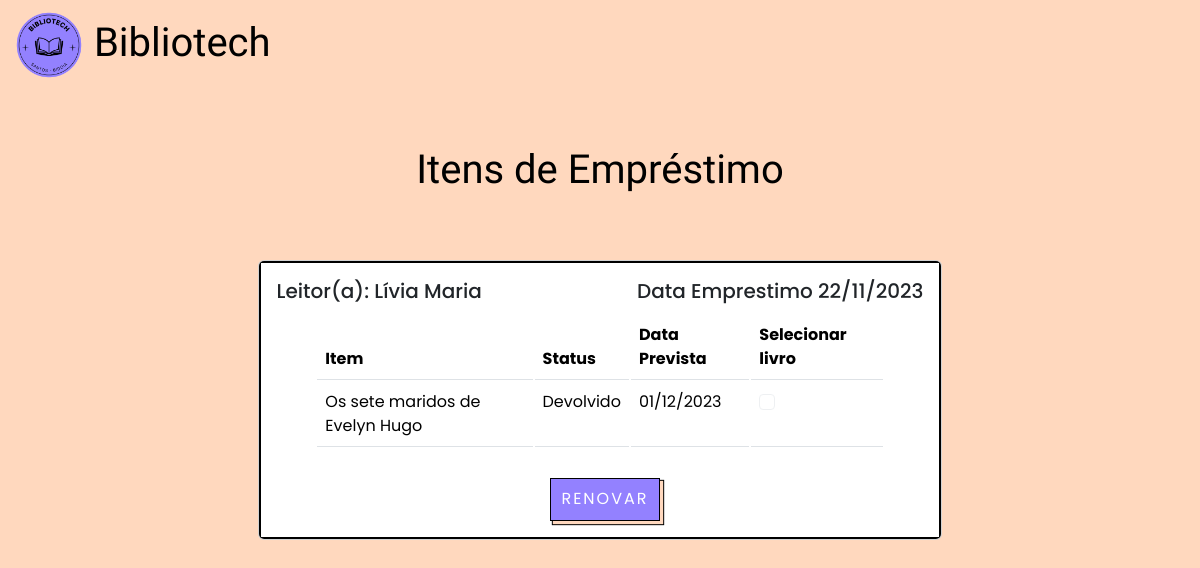
The page /itensLeitor.php?id=1 (signed in) on the database as committed earlier.
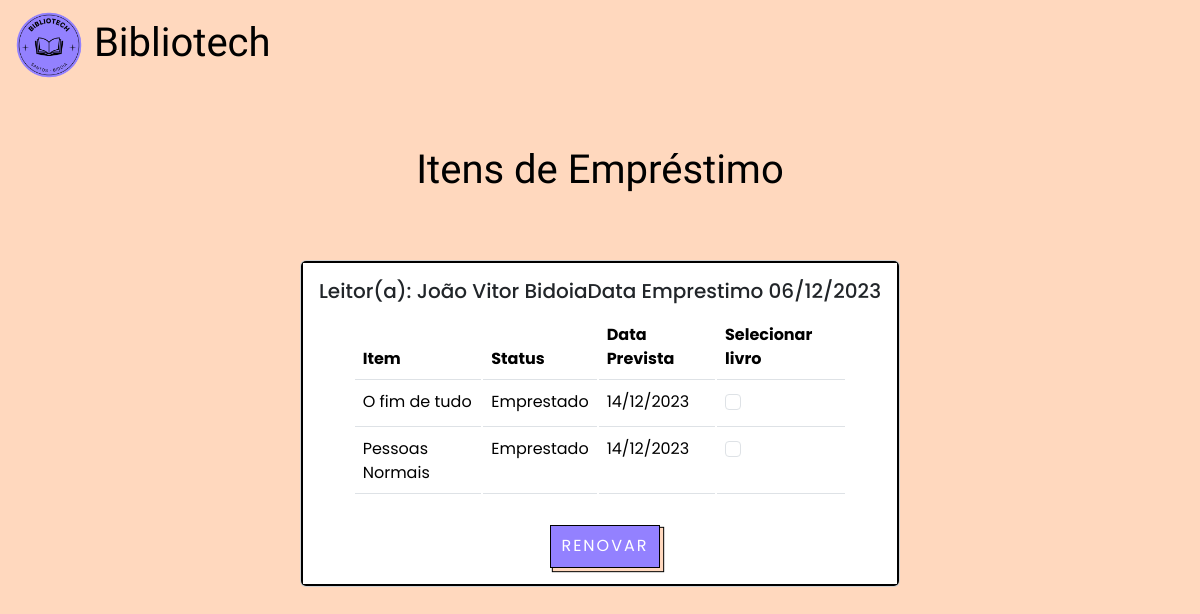
The same page on the database as committed later.
### tables this page shows
CREATE TABLE `leitor` (
  `id` int(11) NOT NULL,
  `status` varchar(45) NOT NULL,
  `nome` varchar(100) NOT NULL,
  `telefone` varchar(15) NOT NULL,
  `endereco` varchar(100) NOT NULL,
  `dn` date NOT NULL,
  `cpf` varchar(14) NOT NULL,
  `email` varchar(100) NOT NULL,
  `senha` varchar(255) NOT NULL,
  `nomeResp` varchar(100) DEFAULT NULL,
  `cpfResp` varchar(14) DEFAULT NULL,
  `telResp` varchar(45) DEFAULT NULL
);

CREATE TABLE `emprestimo` (
  `id` int(11) NOT NULL,
  `statusEmprestimo` varchar(100) DEFAULT NULL,
  `dataEmprestimo` datetime DEFAULT current_timestamp(),
  `dataPrevistaDevolucao` date DEFAULT NULL,
  `idLeitor` int(11) DEFAULT NULL,
  `valorMulta` double DEFAULT NULL
);

CREATE TABLE `livro` (
  `id` int(11) NOT NULL,
  `idEditora` int(11) DEFAULT NULL,
  `idGenero` int(11) DEFAULT NULL,
  `statusLivro` varchar(45) NOT NULL,
  `titulo` varchar(250) NOT NULL,
  `pag` varchar(45) DEFAULT NULL,
  `isbn` varchar(15) DEFAULT NULL,
  `edicao` varchar(45) NOT NULL,
  `arquivo` varchar(30) DEFAULT NULL
);

### itensLeitor.php (the view, shortened to what the changed rows need)
<?php
require_once("conexao.php");
$V_WHERE = "";
$idEmprestimo = $_GET['id'];
$sqlNome = "SELECT leitor.nome, leitor.id AS idLeitor FROM emprestimo
            INNER JOIN leitor ON emprestimo.idLeitor = leitor.id
            WHERE emprestimo.id = $idEmprestimo";
$sqlData = "SELECT dataEmprestimo FROM emprestimo
             WHERE id = ".$idEmprestimo;
$nomeLeitor = mysqli_query($conexao, $sqlNome);
$dataEmprestimo = mysqli_query($conexao, $sqlData);
$linhaLeitor = mysqli_fetch_assoc($nomeLeitor);
$sql = "SELECT distinct emprestimo.id as idEmprestimo, livro.titulo as titulo, statusItem, dataDevolvido, dataPrevDev as dataPrevista, livro.id as idLivro
        FROM itensDeEmprestimo
        INNER JOIN livro ON itensDeEmprestimo.idLivro = livro.id
        LEFT JOIN emprestimo ON itensDeEmprestimo.idEmprestimo = emprestimo.id
        WHERE idEmprestimo = $idEmprestimo".$V_WHERE;
$resultado = mysqli_query($conexao, $sql);
?>
<!DOCTYPE html>
<html lang="pt-br">
<head>
    <link rel="stylesheet" href="css/style.css">
    <link rel="stylesheet" href="css/cadastrar.css">
    <link rel="stylesheet" href="css/bootstrap.css">
    <link rel="stylesheet" href="css/acervo.css">
    <link rel="stylesheet" href="https://unicons.iconscout.com/release/v4.0.0/css/line.css">
</head>
<body style="background-color: #ffd8be">
    <section class="dashboardLeitor">
        <a href="principal.php" style="text-decoration: none">
            <h1 class="tituloLeitor text"> <img src="logobiblio.png" alt="logo" width="70px"> Bibliotech</h1><br>
        </a>
        <br>
        <h1 class="titulo text">Itens de Empréstimo</h1>
        <center>
            <form method="post">
                <br><br>
                    <div class="card cardlistar table-responsive" style="max-width: fit-content; margin: 0; padding: 0">
                        <div class="card-body cardlistar2">
                            <div class="table-responsive">
                                <table class="table">
                                    <thead>
                                        <tr>
                                            <div style="display: flex; justify-content: space-between;">
                                                <h5 style="margin-right: ">Leitor(a):
                                                    <?php
                                                    echo $linhaLeitor['nome']; ?>
                                                </h5>
                                                <h5>Data Emprestimo
                                                    <?php $linhaData = mysqli_fetch_assoc($dataEmprestimo);
                                                    $dataEmpres = date("d/m/Y", strtotime($linhaData['dataEmprestimo']));
                                                    echo $dataEmpres ?>
                                                </h5>
                                            </div>
                                        </tr>
                                        <tr>
                                            <td scope="col"><b>Item</b></td>
                                            <td scope="col"><b>Status</b></td>
                                            <td scope="col"><b>Data Prevista</b></td>
                                            <td scope="col"><b>Selecionar livro</b></td>
                                        </tr>
                                    </thead>
                                    <tbody>
                                        <?php while($linha = mysqli_fetch_array($resultado)) { ?>
                                            <tr>
                                                <td>
                                                    <?= $linha['titulo'] ?>
                                                </td>
                                                <td>
                                                    <?= $linha['statusItem'] ?>
                                                </td>
                                                <td>
                                                    <?= date("d/m/Y", strtotime($linha['dataPrevista'])) ?>
                                                </td>
                                                <td>
                                                    <?php
                                                    $checked = "";
                                                    if($linha['statusItem'] == 'Devolvido') {
                                                        $checked = 'disabled';
                                                    } ?>
                                                    <input class="form-check-input" type="checkbox" name="idLivro[]"
                                                        value=" <?= $linha['idLivro'] ?>" id="flexCheckIndeterminate" <?php echo $checked ?>>
                                                </td>
                                            </tr>
                                        <?php } ?>
                                    </tbody>
                                </table>
                            </div>
                            </div>
            </form>
        </center>
    </section>
</body>
</html>

Rows that differ between the two databases and show on the page:
no longer on this page (row edited): leitor: nome "Lívia Maria"
removed emprestimo: dataEmprestimo "22/11/2023", livro.titulo "Os sete maridos de Evelyn Hugo", statusItem "Devolvido", dataPrevista "01/12/2023"
now on this page (row edited): leitor: nome "João Vitor Bidoia"
added emprestimo: dataEmprestimo "06/12/2023", livro.titulo "O fim de tudo", statusItem "Emprestado", dataPrevista "14/12/2023", livro.titulo "Pessoas Normais"
